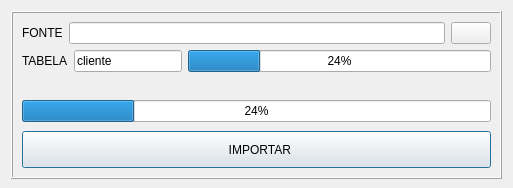
<?xml version="1.0" encoding="UTF-8"?>
<ui version="4.0">
 <class>Dialog</class>
 <widget class="QDialog" name="Dialog">
  <property name="windowModality">
   <enum>Qt::WindowModal</enum>
  </property>
  <property name="geometry">
   <rect>
    <x>0</x>
    <y>0</y>
    <width>513</width>
    <height>188</height>
   </rect>
  </property>
  <property name="windowTitle">
   <string>IMPORTAR BACKUP</string>
  </property>
  <layout class="QGridLayout" name="gridLayout">
   <property name="bottomMargin">
    <number>9</number>
   </property>
   <item row="2" column="0">
    <widget class="QFrame" name="frame">
     <property name="frameShape">
      <enum>QFrame::Box</enum>
     </property>
     <property name="frameShadow">
      <enum>QFrame::Raised</enum>
     </property>
     <layout class="QGridLayout" name="gridLayout_2">
      <item row="8" column="0" colspan="5">
       <widget class="QPushButton" name="bt_import">
        <property name="minimumSize">
         <size>
          <width>0</width>
          <height>40</height>
         </size>
        </property>
        <property name="cursor">
         <cursorShape>PointingHandCursor</cursorShape>
        </property>
        <property name="styleSheet">
         <string notr="true">margin-top: 3px
</string>
        </property>
        <property name="text">
         <string>  IMPORTAR</string>
        </property>
        <property name="icon">
         <iconset resource="resource.qrc">
          <normaloff>:/icons/assets/backup-32.png</normaloff>:/icons/assets/backup-32.png</iconset>
        </property>
        <property name="iconSize">
         <size>
          <width>32</width>
          <height>32</height>
         </size>
        </property>
       </widget>
      </item>
      <item row="5" column="0" colspan="5">
       <widget class="QProgressBar" name="progress_bar_main">
        <property name="value">
         <number>24</number>
        </property>
        <property name="alignment">
         <set>Qt::AlignLeading|Qt::AlignLeft|Qt::AlignVCenter</set>
        </property>
        <property name="textVisible">
         <bool>true</bool>
        </property>
        <property name="orientation">
         <enum>Qt::Horizontal</enum>
        </property>
        <property name="invertedAppearance">
         <bool>false</bool>
        </property>
        <property name="textDirection">
         <enum>QProgressBar::TopToBottom</enum>
        </property>
       </widget>
      </item>
      <item row="2" column="0" colspan="5">
       <layout class="QHBoxLayout" name="horizontalLayout">
        <item>
         <widget class="QLabel" name="label_3">
          <property name="sizePolicy">
           <sizepolicy hsizetype="Fixed" vsizetype="Preferred">
            <horstretch>0</horstretch>
            <verstretch>0</verstretch>
           </sizepolicy>
          </property>
          <property name="text">
           <string>TABELA</string>
          </property>
          <property name="buddy">
           <cstring>txt_source</cstring>
          </property>
         </widget>
        </item>
        <item>
         <widget class="QLineEdit" name="txt_table">
          <property name="sizePolicy">
           <sizepolicy hsizetype="Fixed" vsizetype="Fixed">
            <horstretch>0</horstretch>
            <verstretch>0</verstretch>
           </sizepolicy>
          </property>
          <property name="text">
           <string>cliente</string>
          </property>
          <property name="readOnly">
           <bool>true</bool>
          </property>
         </widget>
        </item>
        <item>
         <widget class="QProgressBar" name="progress_bar_table">
          <property name="sizePolicy">
           <sizepolicy hsizetype="Expanding" vsizetype="Minimum">
            <horstretch>0</horstretch>
            <verstretch>0</verstretch>
           </sizepolicy>
          </property>
          <property name="minimumSize">
           <size>
            <width>200</width>
            <height>0</height>
           </size>
          </property>
          <property name="value">
           <number>24</number>
          </property>
          <property name="alignment">
           <set>Qt::AlignLeading|Qt::AlignLeft|Qt::AlignVCenter</set>
          </property>
          <property name="textVisible">
           <bool>true</bool>
          </property>
          <property name="orientation">
           <enum>Qt::Horizontal</enum>
          </property>
          <property name="invertedAppearance">
           <bool>false</bool>
          </property>
          <property name="textDirection">
           <enum>QProgressBar::TopToBottom</enum>
          </property>
         </widget>
        </item>
       </layout>
      </item>
      <item row="1" column="0" colspan="5">
       <layout class="QHBoxLayout" name="horizontalLayout_2">
        <item>
         <widget class="QLabel" name="label_2">
          <property name="minimumSize">
           <size>
            <width>40</width>
            <height>0</height>
           </size>
          </property>
          <property name="text">
           <string>FONTE</string>
          </property>
          <property name="buddy">
           <cstring>txt_source</cstring>
          </property>
         </widget>
        </item>
        <item>
         <widget class="QLineEdit" name="txt_source">
          <property name="readOnly">
           <bool>true</bool>
          </property>
         </widget>
        </item>
        <item>
         <widget class="QPushButton" name="bt_open">
          <property name="sizePolicy">
           <sizepolicy hsizetype="Fixed" vsizetype="Fixed">
            <horstretch>0</horstretch>
            <verstretch>0</verstretch>
           </sizepolicy>
          </property>
          <property name="cursor">
           <cursorShape>PointingHandCursor</cursorShape>
          </property>
          <property name="text">
           <string/>
          </property>
          <property name="icon">
           <iconset resource="resource.qrc">
            <normaloff>:/icons/assets/folder.png</normaloff>:/icons/assets/folder.png</iconset>
          </property>
         </widget>
        </item>
       </layout>
      </item>
      <item row="4" column="3">
       <spacer name="verticalSpacer">
        <property name="orientation">
         <enum>Qt::Vertical</enum>
        </property>
        <property name="sizeHint" stdset="0">
         <size>
          <width>20</width>
          <height>40</height>
         </size>
        </property>
       </spacer>
      </item>
     </layout>
    </widget>
   </item>
  </layout>
 </widget>
 <tabstops>
  <tabstop>bt_import</tabstop>
 </tabstops>
 <resources>
  <include location="resource.qrc"/>
 </resources>
 <connections/>
</ui>
